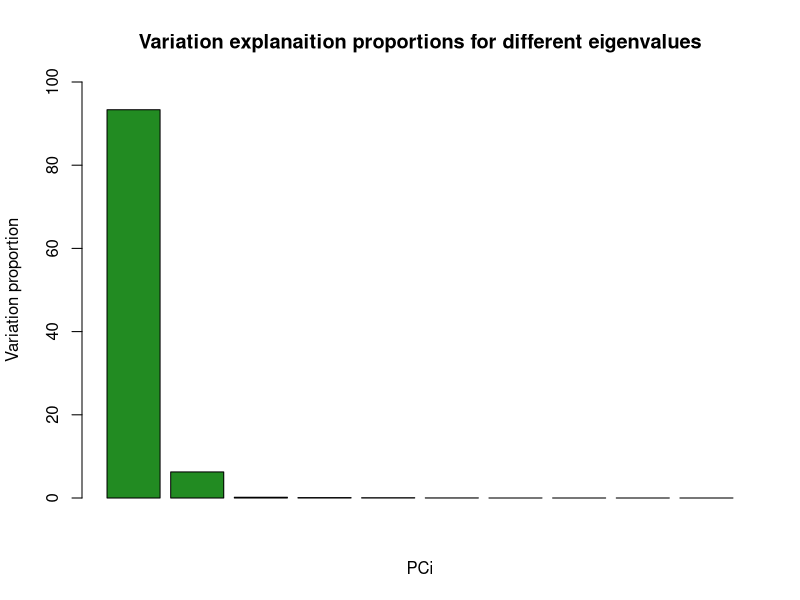
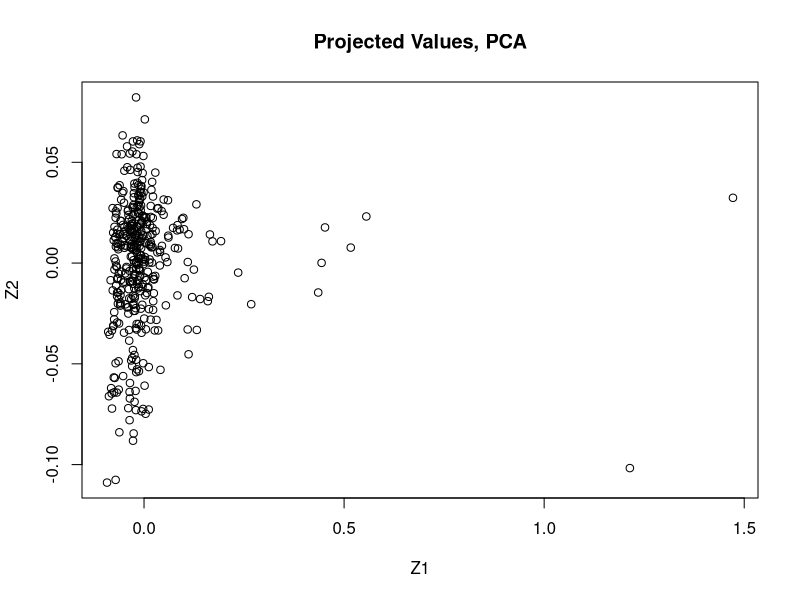
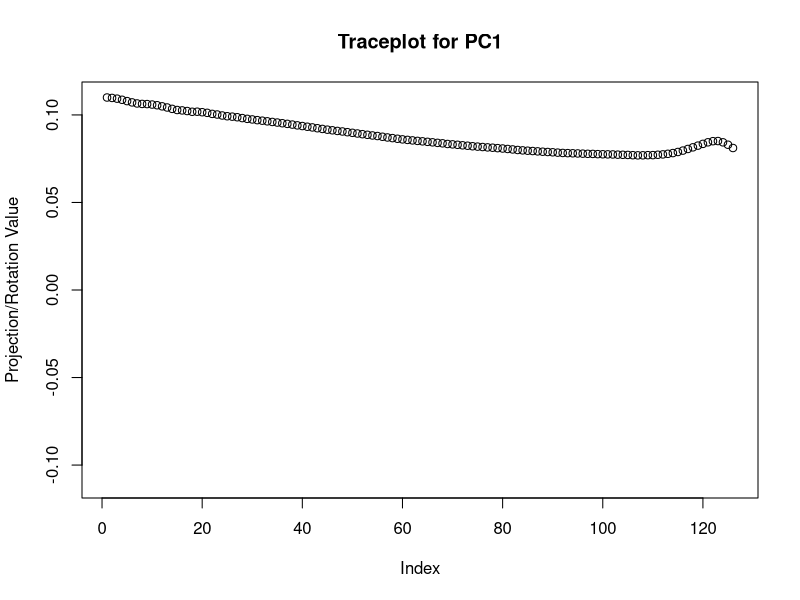
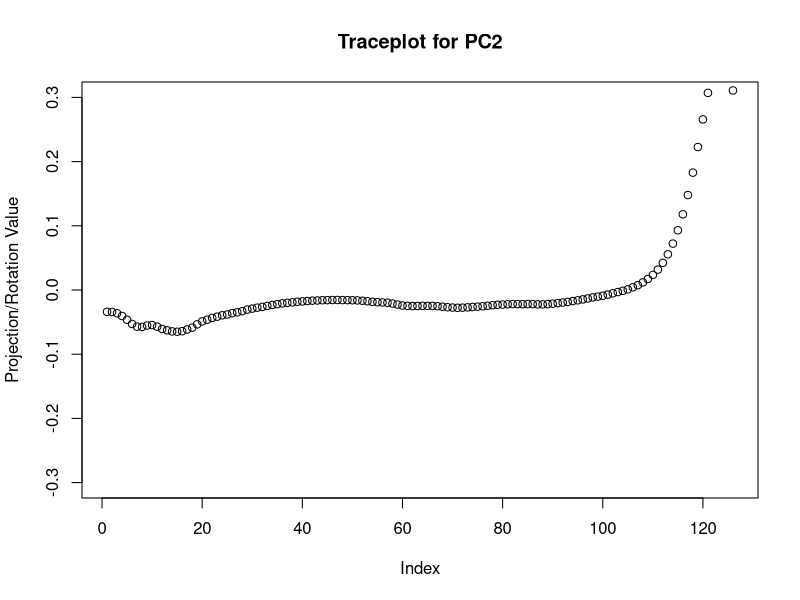
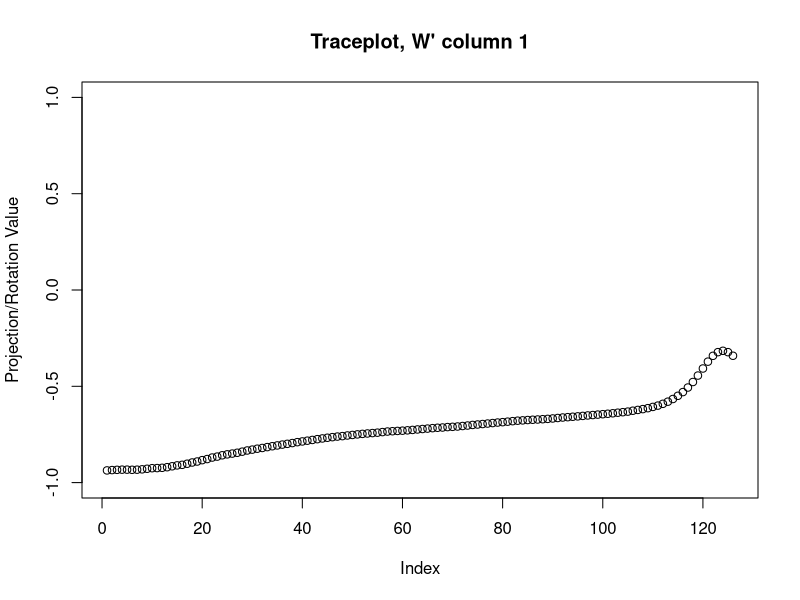
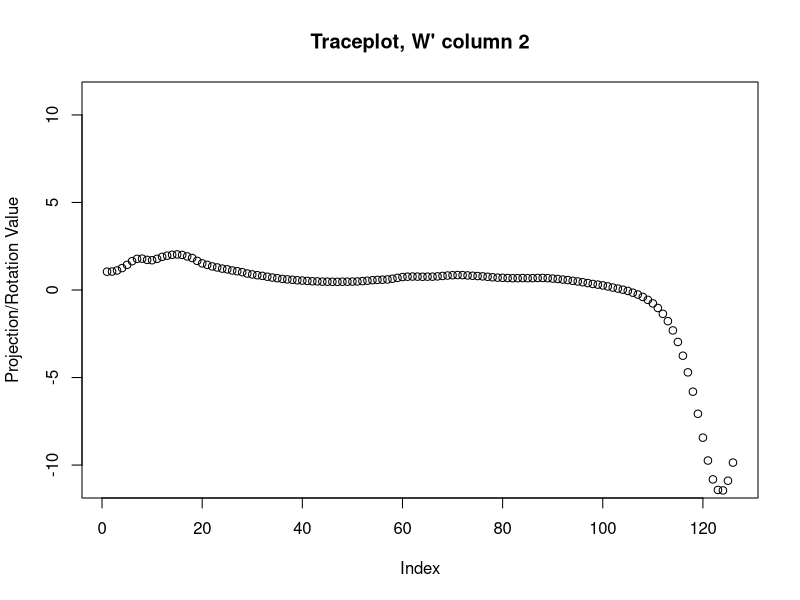
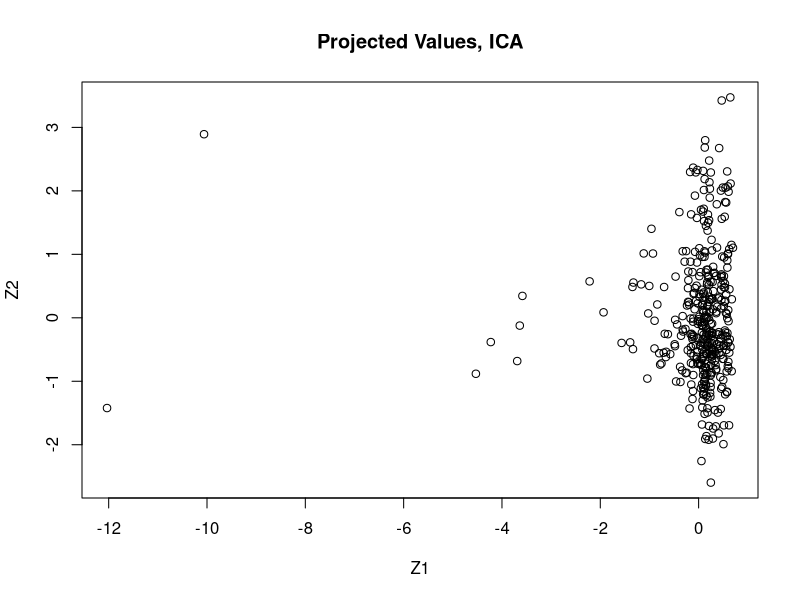
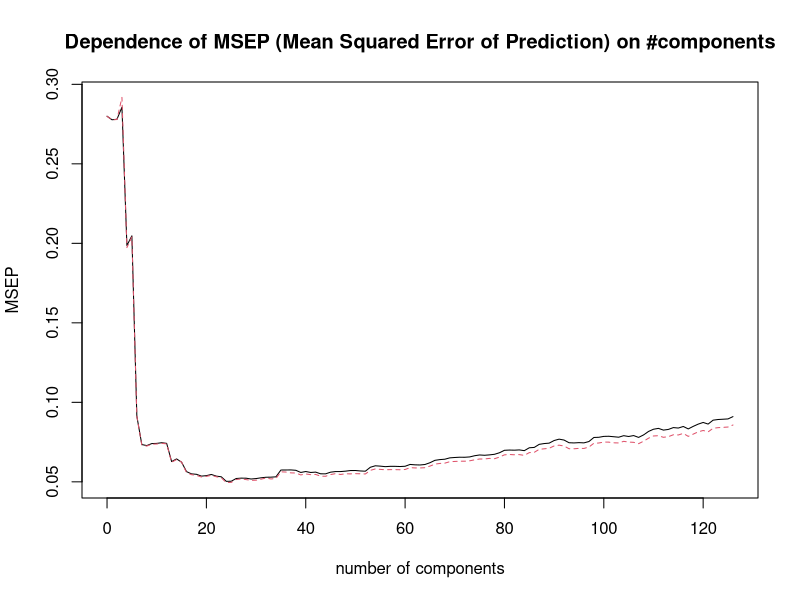

These figures' R source, in order:
#### Assignment 4
### Libraries
library(fastICA)
library(pls)

### Setup
data.spectra = read.csv2("NIRSpectra.csv")
data = data.spectra
data$Viscosity = c()

### Functions

### Implementation
## Task 1 - PCA
PCA = prcomp(data)
# Extract eigenvalues
λ = PCA$sdev^2
variation.proportion = λ/sum(λ)*100
# screeplot(PCA)
barplot(variation.proportion[1:10], ylim=c(0,100), col="forestgreen", 
        main="Variation explanaition proportions for different eigenvalues", 
        xlab="PCi", ylab="Variation proportion") # The plot shows that 2 PC1 and PC2 should be extracted
sum(variation.proportion[1:2]) # 99.5957% of the total variance is explained by the first 2 PCs

# Scores - There seems to be 2-7 unusual diesiel fuels according to this plot
plot(PCA$x[,1], PCA$x[,2], xlab="Z1", ylab="Z2", main="Projected Values, PCA") # 2 "strong" outliers, 5-7 "medium" outliers

## Task 2 - Trace Plots
U = PCA$rotation # rotation matrix

# Tracing plots
plot(U[,1], main="Traceplot for PC1", ylim=c(-0.11,0.11), ylab="Projection/Rotation Value")
plot(U[,2], main="Traceplot for PC2", ylim=c(-0.3, 0.3), ylab="Projection/Rotation Value") # the last ~10 feutures mainly explain

## Task 3 - Indipendent Component Analysis (ICA)
set.seed(12345)
# 2 components selected -> n.comp=2
ICA = fastICA(data, n.comp=2, alg.typ="parallel", fun="logcosh", alpha=1, method="R", row.norm=FALSE, maxit=200, tol=0.0001, verbose=TRUE)
# W' = K * W
Wtick = ICA$K%*%ICA$W
plot(Wtick[,1], main="Traceplot, W' column 1", ylim=c(-1, 1), ylab="Projection/Rotation Value")
plot(Wtick[,2], main="Traceplot, W' column 2", ylim=c(-11,11), ylab="Projection/Rotation Value") 
# Comment: the "opposite" to PCA, similar information

# Scores
plot(ICA$S[,1], ICA$S[,2], xlab="Z1", ylab="Z2", main="Projected Values, ICA") # ICA, 

# Task 4 - PCR
set.seed(12345)
PCR = pcr(Viscosity~., data=data.spectra, validation="CV")
validationplot(PCR, val.type="MSEP", main="Dependence of MSEP (Mean Squared Error of Prediction) on #components")
